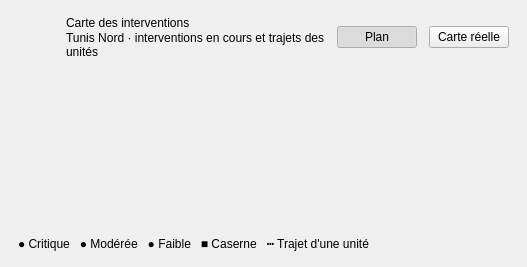
<widget class="QFrame" name="cadreCarteDashboard"><property name="variante" stdset="0"><string notr="true">panneau</string></property><layout class="QVBoxLayout" name="layout85" stretch="0,1,0"><property name="spacing"><number>12</number></property><property name="leftMargin"><number>18</number></property><property name="topMargin"><number>16</number></property><property name="rightMargin"><number>18</number></property><property name="bottomMargin"><number>16</number></property><item><layout class="QHBoxLayout" name="layout84" stretch="0,1"><property name="spacing"><number>12</number></property><item><widget class="QLabel" name="tuile14"><property name="minimumSize"><size><width>36</width><height>36</height></size></property><property name="maximumSize"><size><width>36</width><height>36</height></size></property><property name="pixmap"><pixmap resource="ressources.qrc">:/images/icones/tuile_map_bleu.png</pixmap></property><property name="scaledContents"><bool>true</bool></property></widget></item><item><layout class="QVBoxLayout" name="layout83"><property name="spacing"><number>1</number></property><item><widget class="QLabel" name="lbl103"><property name="text"><string>Carte des interventions</string></property><property name="variante" stdset="0"><string notr="true">titrePanneau</string></property></widget></item><item><widget class="QLabel" name="lbl104"><property name="text"><string>Tunis Nord · interventions en cours et trajets des unités</string></property><property name="variante" stdset="0"><string notr="true">sousTitrePanneau</string></property><property name="wordWrap"><bool>true</bool></property></widget></item></layout></item><item><spacer name="ressortCarteDashboard"><property name="orientation"><enum>Qt::Horizontal</enum></property><property name="sizeHint" stdset="0"><size><width>0</width><height>0</height></size></property></spacer></item><item><widget class="QPushButton" name="btnPlanCarteDashboard"><property name="text"><string>Plan</string></property><property name="toolTip"><string>Plan illustré de Tunis Nord (sans connexion)</string></property><property name="checkable"><bool>true</bool></property><property name="autoExclusive"><bool>true</bool></property><property name="checked"><bool>true</bool></property><property name="cursor"><cursorShape>PointingHandCursor</cursorShape></property><property name="variante" stdset="0"><string notr="true">segment</string></property></widget></item><item><widget class="QPushButton" name="btnCarteReelleDashboard"><property name="text"><string>Carte réelle</string></property><property name="toolTip"><string>Carte OpenStreetMap (connexion Internet nécessaire)</string></property><property name="checkable"><bool>true</bool></property><property name="autoExclusive"><bool>true</bool></property><property name="checked"><bool>false</bool></property><property name="cursor"><cursorShape>PointingHandCursor</cursorShape></property><property name="variante" stdset="0"><string notr="true">segment</string></property></widget></item></layout></item><item><widget class="QLabel" name="imgCarteInterventions"><property name="pixmap"><pixmap resource="ressources.qrc">:/images/carte_interventions.png</pixmap></property><property name="scaledContents"><bool>true</bool></property><property name="sizePolicy"><sizepolicy hsizetype="Ignored" vsizetype="Ignored"><horstretch>1</horstretch><verstretch>1</verstretch></sizepolicy></property><property name="minimumSize"><size><width>200</width><height>160</height></size></property></widget></item><item><widget class="QLabel" name="lbl102"><property name="text"><string>● Critique   ● Modérée   ● Faible   ■ Caserne   ┅ Trajet d'une unité</string></property><property name="variante" stdset="0"><string notr="true">note</string></property></widget></item></layout></widget>
